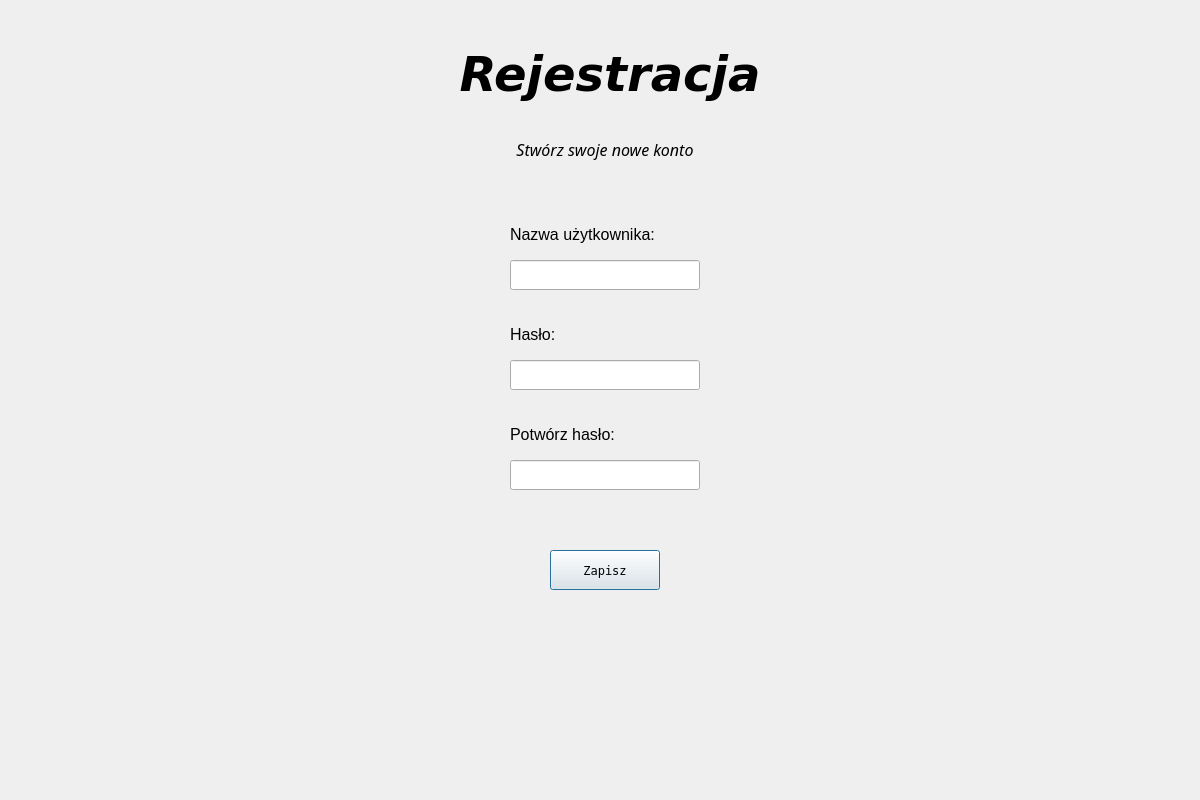
<?xml version="1.0" encoding="UTF-8"?>
<ui version="4.0">
 <class>Dialog</class>
 <widget class="QDialog" name="Dialog">
  <property name="geometry">
   <rect>
    <x>0</x>
    <y>0</y>
    <width>1200</width>
    <height>800</height>
   </rect>
  </property>
  <property name="windowTitle">
   <string>Dialog</string>
  </property>
  <widget class="QWidget" name="rejestracjaWidget" native="true">
   <property name="geometry">
    <rect>
     <x>0</x>
     <y>0</y>
     <width>1200</width>
     <height>800</height>
    </rect>
   </property>
   <property name="styleSheet">
    <string notr="true">QWidget#rejestracjaWidget{
background-color:qlineargradient(spread:pad, x1:0, y1:0, x2:1, y2:1, stop:0 rgba(179, 204, 117, 255), stop:1 rgba(255, 255, 255, 255))};</string>
   </property>
   <widget class="QLabel" name="rejestracjaTekst">
    <property name="geometry">
     <rect>
      <x>400</x>
      <y>30</y>
      <width>420</width>
      <height>90</height>
     </rect>
    </property>
    <property name="font">
     <font>
      <family>Verdana</family>
      <italic>true</italic>
      <bold>true</bold>
     </font>
    </property>
    <property name="text">
     <string>&lt;html&gt;&lt;head/&gt;&lt;body&gt;&lt;p align=&quot;center&quot;&gt;&lt;span style=&quot; font-size:36pt; font-weight:700;&quot;&gt;Rejestracja&lt;/span&gt;&lt;/p&gt;&lt;/body&gt;&lt;/html&gt;</string>
    </property>
   </widget>
   <widget class="QLabel" name="nazwaTekst">
    <property name="geometry">
     <rect>
      <x>510</x>
      <y>220</y>
      <width>190</width>
      <height>30</height>
     </rect>
    </property>
    <property name="text">
     <string>&lt;html&gt;&lt;head/&gt;&lt;body&gt;&lt;p&gt;&lt;span style=&quot; font-size:12pt;&quot;&gt;Nazwa użytkownika:&lt;/span&gt;&lt;/p&gt;&lt;/body&gt;&lt;/html&gt;</string>
    </property>
   </widget>
   <widget class="QLabel" name="hasloTekst">
    <property name="geometry">
     <rect>
      <x>510</x>
      <y>320</y>
      <width>190</width>
      <height>30</height>
     </rect>
    </property>
    <property name="text">
     <string>&lt;html&gt;&lt;head/&gt;&lt;body&gt;&lt;p&gt;&lt;span style=&quot; font-size:12pt;&quot;&gt;Hasło:&lt;/span&gt;&lt;/p&gt;&lt;/body&gt;&lt;/html&gt;</string>
    </property>
   </widget>
   <widget class="QLineEdit" name="pole_nazwa_uzytkownika2">
    <property name="geometry">
     <rect>
      <x>510</x>
      <y>260</y>
      <width>190</width>
      <height>30</height>
     </rect>
    </property>
   </widget>
   <widget class="QLineEdit" name="pole_haslo2">
    <property name="geometry">
     <rect>
      <x>510</x>
      <y>360</y>
      <width>190</width>
      <height>30</height>
     </rect>
    </property>
   </widget>
   <widget class="QLabel" name="stworzTekst">
    <property name="geometry">
     <rect>
      <x>440</x>
      <y>130</y>
      <width>330</width>
      <height>40</height>
     </rect>
    </property>
    <property name="font">
     <font>
      <family>Sitka Text</family>
      <italic>true</italic>
     </font>
    </property>
    <property name="text">
     <string>&lt;html&gt;&lt;head/&gt;&lt;body&gt;&lt;p align=&quot;center&quot;&gt;&lt;span style=&quot; font-size:12pt;&quot;&gt;Stwórz swoje nowe konto&lt;/span&gt;&lt;/p&gt;&lt;/body&gt;&lt;/html&gt;</string>
    </property>
   </widget>
   <widget class="QLabel" name="blad2">
    <property name="geometry">
     <rect>
      <x>530</x>
      <y>500</y>
      <width>210</width>
      <height>30</height>
     </rect>
    </property>
    <property name="text">
     <string>&lt;html&gt;&lt;head/&gt;&lt;body&gt;&lt;p align=&quot;center&quot;&gt;&lt;br/&gt;&lt;/p&gt;&lt;/body&gt;&lt;/html&gt;</string>
    </property>
   </widget>
   <widget class="QPushButton" name="przycisk_zarejestruj">
    <property name="geometry">
     <rect>
      <x>550</x>
      <y>550</y>
      <width>110</width>
      <height>40</height>
     </rect>
    </property>
    <property name="font">
     <font>
      <family>Terminal</family>
     </font>
    </property>
    <property name="text">
     <string>Zapisz</string>
    </property>
   </widget>
   <widget class="QLabel" name="powtorzTekst">
    <property name="geometry">
     <rect>
      <x>510</x>
      <y>420</y>
      <width>190</width>
      <height>30</height>
     </rect>
    </property>
    <property name="text">
     <string>&lt;html&gt;&lt;head/&gt;&lt;body&gt;&lt;p&gt;&lt;span style=&quot; font-size:12pt;&quot;&gt;Potwórz hasło:&lt;/span&gt;&lt;/p&gt;&lt;/body&gt;&lt;/html&gt;</string>
    </property>
   </widget>
   <widget class="QLineEdit" name="pole_haslo2_podtwierdzenie">
    <property name="geometry">
     <rect>
      <x>510</x>
      <y>460</y>
      <width>190</width>
      <height>30</height>
     </rect>
    </property>
   </widget>
  </widget>
 </widget>
 <resources/>
 <connections/>
</ui>
